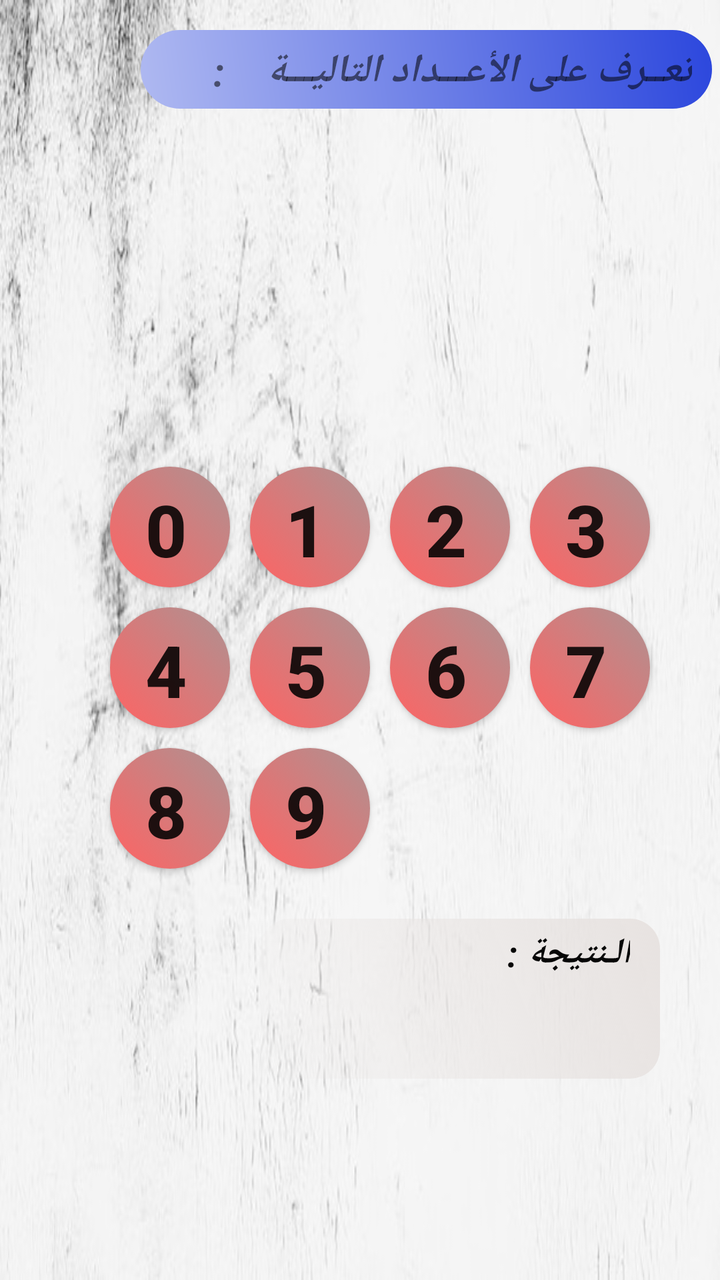
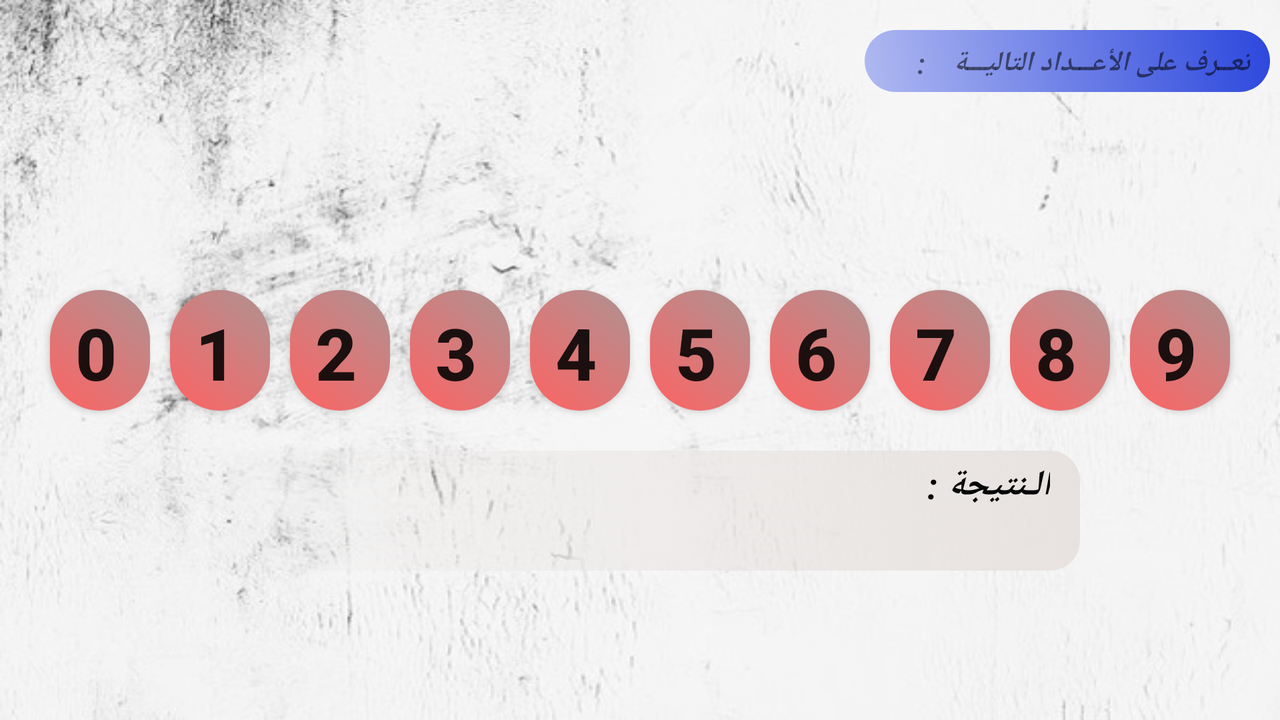

One screen, two layout resources from the same app: the default and the repository's alternative for another configuration. Each is rendered where Android would select it; the XML of both is given below.
<!-- AndroidManifest.xml: application theme AppTheme -->
<!-- res/layout/activity_math_number.xml -->
<?xml version="1.0" encoding="utf-8"?>
<RelativeLayout xmlns:android="http://schemas.android.com/apk/res/android"
    xmlns:app="http://schemas.android.com/apk/res-auto"
    xmlns:tools="http://schemas.android.com/tools"
    android:layout_width="match_parent"
    android:layout_height="match_parent"
    android:background="@drawable/image_bck"
    tools:context=".math_number">

    <TextView
        android:id="@+id/textResul3"
        android:layout_width="@dimen/dmn_200_dp"
        android:layout_height="@dimen/dmn_80_dp"
        android:layout_below="@+id/grid"
        android:layout_alignEnd="@+id/grid"
        android:layout_marginTop="@dimen/dmn_20_dp"
        android:layout_marginEnd="0dp"
        android:background="@drawable/background_resulta_text"
        android:gravity="center"
        android:textAlignment="center"
        android:textColor="#1ECF67"
        android:textSize="@dimen/dmn_18_sp"
        android:textStyle="italic"
        app:layout_constraintEnd_toEndOf="parent"
        app:layout_constraintStart_toStartOf="parent"
        app:layout_constraintTop_toBottomOf="@+id/btn_sup" />

    <TextView
        android:id="@+id/textView2"
        android:layout_width="wrap_content"
        android:layout_height="wrap_content"
        android:layout_alignTop="@+id/textResul3"
        android:layout_alignEnd="@+id/textResul3"
        android:layout_marginTop="5dp"
        android:layout_marginEnd="15dp"
        android:text="الـنتيجة :"
        android:textColor="#070707"
        android:textSize="18sp"
        android:textStyle="bold|italic"
        app:layout_constraintEnd_toEndOf="@+id/textResul"
        app:layout_constraintTop_toTopOf="@+id/textResul" />

    <GridLayout
        android:id="@+id/grid"
        android:layout_width="wrap_content"
        android:layout_height="wrap_content"
        android:layout_below="@+id/image_view_nbr"
        android:layout_alignParentStart="true"
        android:layout_marginStart="50dp"
        android:layout_marginLeft="5dp"
        android:layout_marginTop="10dp"
        android:layout_marginEnd="5dp"
        android:layout_marginRight="5dp"
        android:columnCount="5"
        android:rowCount="5">

        <Button
            android:id="@+id/b0"
            android:layout_width="@dimen/dmn_60_dp"
            android:layout_height="wrap_content"
            android:layout_row="0"
            android:layout_column="0"
            android:layout_margin="5dp"
            android:background="@drawable/button_etudient"
            android:text="0"
            android:textSize="36sp"
            android:textStyle="bold" />

        <Button
            android:id="@+id/b1"
            android:layout_width="@dimen/dmn_60_dp"
            android:layout_height="wrap_content"
            android:layout_row="0"
            android:layout_column="1"
            android:layout_margin="5dp"
            android:background="@drawable/button_etudient"
            android:text="1"
            android:textSize="36sp"
            android:textStyle="bold" />

        <Button
            android:id="@+id/b2"
            android:layout_width="@dimen/dmn_60_dp"
            android:layout_height="wrap_content"
            android:layout_row="0"
            android:layout_column="2"
            android:layout_margin="5dp"
            android:background="@drawable/button_etudient"
            android:text="2"
            android:textSize="36sp"
            android:textStyle="bold" />

        <Button
            android:id="@+id/b3"
            android:layout_width="@dimen/dmn_60_dp"
            android:layout_height="wrap_content"
            android:layout_row="0"
            android:layout_column="3"
            android:layout_margin="5dp"
            android:background="@drawable/button_etudient"
            android:text="3"
            android:textSize="36sp"
            android:textStyle="bold" />

        <Button
            android:id="@+id/b4"
            android:layout_width="@dimen/dmn_60_dp"
            android:layout_height="wrap_content"
            android:layout_row="1"
            android:layout_column="0"
            android:layout_margin="5dp"
            android:background="@drawable/button_etudient"
            android:text="4"
            android:textSize="36sp"
            android:textStyle="bold" />

        <Button
            android:id="@+id/b5"
            android:layout_width="@dimen/dmn_60_dp"
            android:layout_height="wrap_content"
            android:layout_row="1"
            android:layout_column="1"
            android:layout_margin="5dp"
            android:background="@drawable/button_etudient"
            android:text="5"
            android:textSize="36sp"
            android:textStyle="bold" />

        <Button
            android:id="@+id/b6"
            android:layout_width="@dimen/dmn_60_dp"
            android:layout_height="wrap_content"
            android:layout_row="1"
            android:layout_column="2"
            android:layout_margin="5dp"
            android:background="@drawable/button_etudient"
            android:text="6"
            android:textSize="36sp"
            android:textStyle="bold" />

        <Button
            android:id="@+id/b7"
            android:layout_width="@dimen/dmn_60_dp"
            android:layout_height="wrap_content"
            android:layout_row="1"
            android:layout_column="3"
            android:layout_margin="5dp"
            android:background="@drawable/button_etudient"
            android:text="7"
            android:textSize="36sp"
            android:textStyle="bold" />

        <Button
            android:id="@+id/b8"
            android:layout_width="@dimen/dmn_60_dp"
            android:layout_height="wrap_content"
            android:layout_row="2"
            android:layout_column="0"
            android:layout_margin="5dp"
            android:background="@drawable/button_etudient"
            android:text="8"
            android:textSize="36sp"
            android:textStyle="bold" />

        <Button
            android:id="@+id/b9"
            android:layout_width="@dimen/dmn_60_dp"
            android:layout_height="wrap_content"
            android:layout_row="2"
            android:layout_column="1"
            android:layout_margin="5dp"
            android:background="@drawable/button_etudient"
            android:text="9"
            android:textSize="36sp"
            android:textStyle="bold" />


    </GridLayout>

    <ImageView
        android:id="@+id/image_view_nbr"
        android:layout_width="wrap_content"
        android:layout_height="154dp"
        android:layout_below="@+id/textView14"
        android:layout_alignParentStart="true"
        android:layout_alignParentEnd="true"
        android:layout_marginStart="@dimen/dmn_50_dp"
        android:layout_marginTop="10dp"
        android:layout_marginEnd="@dimen/dmn_50_dp" />

    <TextView
        android:id="@+id/textView14"
        android:layout_width="wrap_content"
        android:layout_height="wrap_content"
        android:layout_alignParentTop="true"
        android:layout_alignParentEnd="true"
        android:layout_marginTop="15dp"
        android:layout_marginEnd="4dp"
        android:background="@drawable/backgraund_text"
        android:paddingLeft="10dp"
        android:paddingEnd="10dp"
        android:text="تعــرف على الأعـــداد التاليـــة    :      "
        android:textSize="20sp"
        android:textStyle="bold|italic" />

    <Button
        android:id="@+id/btn_quiter"
        android:layout_width="@dimen/dmn_60_dp"
        android:layout_height="@dimen/dmn_60_dp"
        android:layout_alignParentStart="true"
        android:layout_alignParentTop="true"
        android:layout_marginStart="@dimen/dmn_30_dp"
        android:layout_marginTop="500dp"
        android:layout_marginEnd="44dp"
        android:layout_toStartOf="@+id/textResul3"
        android:background="@drawable/iconback" />

</RelativeLayout>
<!-- resources referenced by this layout -->
<resources>
  <dimen name="dmn_18_sp">18sp</dimen>
  <dimen name="dmn_200_dp">200dp</dimen>
  <dimen name="dmn_20_dp">20dp</dimen>
  <dimen name="dmn_30_dp">30dp</dimen>
  <dimen name="dmn_50_dp">50dp</dimen>
  <dimen name="dmn_60_dp">60dp</dimen>
  <dimen name="dmn_80_dp">80dp</dimen>
  <!-- drawable backgraund_text (drawable-v24) -->
  <?xml version="1.0" encoding="utf-8"?>
  <shape xmlns:android="http://schemas.android.com/apk/res/android"
      android:shape="rectangle">
      <corners android:radius="160dp"/>
      <padding android:bottom="5dp"
          android:left="6dp"
          android:right="10dp"
          android:top="7dp"/>
  
      <gradient android:startColor="#FFAFB9F1" android:endColor="#FF2C47DD"
          android:angle="45"/>
  
  </shape>
  <!-- drawable background_resulta_text (drawable-v24) -->
  <?xml version="1.0" encoding="utf-8"?>
  <shape xmlns:android="http://schemas.android.com/apk/res/android"
      android:shape="rectangle">
      <corners android:radius="15dp"/>
      <padding android:bottom="5dp"
          android:left="6dp"
          android:right="10dp"
          android:top="7dp"/>
  
      <gradient  android:endColor="#E7E2E0"
          android:angle="45"/>
  
  </shape>
  <!-- drawable button_etudient (drawable-v24) -->
  <?xml version="1.0" encoding="utf-8"?>
  <selector xmlns:android="http://schemas.android.com/apk/res/android">
      <item android:state_pressed="true">
          <shape xmlns:android="http://schemas.android.com/apk/res/android"
              android:shape="rectangle">
              <corners android:radius="150dp"/>
              <padding android:bottom="5dp"
                  android:left="6dp"
                  android:right="10dp"
                  android:top="7dp"/>
              <solid android:color="#ef4444"></solid>
              <stroke android:color="@color/colorPrimary" android:width="1dp"/>
          </shape>
      </item>
      <item>
          <shape xmlns:android="http://schemas.android.com/apk/res/android"
              android:shape="rectangle">
              <corners android:radius="150dp"/>
              <padding android:bottom="5dp"
                  android:left="6dp"
                  android:right="10dp"
                  android:top="7dp"/>
  
              <gradient android:startColor="#FFFF6363" android:endColor="#FFAD9292"
                  android:angle="45"/>
  
          </shape>
      </item>
  
  </selector>
  <!-- drawable image_bck: jpg bitmap (drawable-v24, 62187 bytes) -->
  <style name="AppTheme" parent="Theme.AppCompat.Light.NoActionBar">
          
          <item name="colorPrimary">@color/colorPrimary</item>
          <item name="colorPrimaryDark">@color/colorPrimaryDark</item>
          <item name="colorAccent">@color/colorAccent</item>
       </style>
  <color name="colorPrimary">#3F51B5</color>
  <color name="colorPrimaryDark">#3F51B5</color>
  <color name="colorAccent">#64b5f6</color>
</resources>
<!-- res/layout-land/activity_math_number.xml (the repository's variant of the layout above) -->
<!-- drawn on the phone turned sideways -->
<?xml version="1.0" encoding="utf-8"?>
<RelativeLayout xmlns:android="http://schemas.android.com/apk/res/android"
    xmlns:app="http://schemas.android.com/apk/res-auto"
    xmlns:tools="http://schemas.android.com/tools"
    android:layout_width="match_parent"
    android:layout_height="match_parent"
    android:background="@drawable/image_bck"
    tools:context=".math_number">

    <TextView
        android:id="@+id/textResul3"
        android:layout_width="340dp"
        android:layout_height="@dimen/dmn_60_dp"
        android:layout_below="@+id/grid"
        android:layout_alignStart="@+id/grid"
        android:layout_alignEnd="@+id/grid"
        android:layout_marginStart="@dimen/dmn_80_dp"
        android:layout_marginTop="10dp"
        android:layout_marginEnd="@dimen/dmn_80_dp"
        android:background="@drawable/background_resulta_text"
        android:gravity="center"
        android:textAlignment="center"
        android:textColor="#1ECF67"
        android:textSize="30sp"
        android:textStyle="italic"
        app:layout_constraintEnd_toEndOf="parent"
        app:layout_constraintStart_toStartOf="parent"
        app:layout_constraintTop_toBottomOf="@+id/btn_sup" />

    <TextView
        android:id="@+id/textView2"
        android:layout_width="wrap_content"
        android:layout_height="wrap_content"
        android:layout_alignTop="@+id/textResul3"
        android:layout_alignEnd="@+id/textResul3"
        android:layout_marginTop="5dp"
        android:layout_marginEnd="15dp"
        android:text="الـنتيجة :"
        android:textColor="#070707"
        android:textSize="18sp"
        android:textStyle="bold|italic"
        app:layout_constraintEnd_toEndOf="@+id/textResul"
        app:layout_constraintTop_toTopOf="@+id/textResul" />

    <GridLayout
        android:id="@+id/grid"
        android:layout_width="wrap_content"
        android:layout_height="wrap_content"
        android:layout_below="@+id/image_view_nbr"
        android:layout_alignParentStart="true"
        android:layout_marginStart="@dimen/dmn_20_dp"
        android:layout_marginLeft="5dp"
        android:layout_marginTop="10dp"
        android:layout_marginRight="5dp"
        android:layout_marginBottom="5dp"
        android:columnCount="10"
        android:foregroundGravity="center"
        android:rowCount="1">

        <Button
            android:id="@+id/b0"
            android:layout_width="@dimen/dmn_50_dp"
            android:layout_height="wrap_content"
            android:layout_row="0"
            android:layout_column="0"
            android:layout_margin="5dp"
            android:background="@drawable/button_etudient"
            android:text="0"
            android:textSize="36sp"
            android:textStyle="bold" />

        <Button
            android:id="@+id/b1"
            android:layout_width="@dimen/dmn_50_dp"
            android:layout_height="wrap_content"
            android:layout_row="0"
            android:layout_column="1"
            android:layout_margin="5dp"
            android:background="@drawable/button_etudient"
            android:text="1"
            android:textSize="36sp"
            android:textStyle="bold" />

        <Button
            android:id="@+id/b2"
            android:layout_width="@dimen/dmn_50_dp"
            android:layout_height="wrap_content"
            android:layout_row="0"
            android:layout_column="2"
            android:layout_margin="5dp"
            android:background="@drawable/button_etudient"
            android:text="2"
            android:textSize="36sp"
            android:textStyle="bold" />

        <Button
            android:id="@+id/b3"
            android:layout_width="@dimen/dmn_50_dp"
            android:layout_height="wrap_content"
            android:layout_row="0"
            android:layout_column="3"
            android:layout_margin="5dp"
            android:background="@drawable/button_etudient"
            android:text="3"
            android:textSize="36sp"
            android:textStyle="bold" />

        <Button
            android:id="@+id/b4"
            android:layout_width="@dimen/dmn_50_dp"
            android:layout_height="wrap_content"
            android:layout_row="0"
            android:layout_column="4"
            android:layout_margin="5dp"
            android:background="@drawable/button_etudient"
            android:text="4"
            android:textSize="36sp"
            android:textStyle="bold" />

        <Button
            android:id="@+id/b5"
            android:layout_width="@dimen/dmn_50_dp"
            android:layout_height="wrap_content"
            android:layout_row="0"
            android:layout_column="5"
            android:layout_margin="5dp"
            android:background="@drawable/button_etudient"
            android:text="5"
            android:textSize="36sp"
            android:textStyle="bold" />

        <Button
            android:id="@+id/b6"
            android:layout_width="@dimen/dmn_50_dp"
            android:layout_height="wrap_content"
            android:layout_row="0"
            android:layout_column="6"
            android:layout_margin="5dp"
            android:background="@drawable/button_etudient"
            android:text="6"
            android:textSize="36sp"
            android:textStyle="bold" />

        <Button
            android:id="@+id/b7"
            android:layout_width="@dimen/dmn_50_dp"
            android:layout_height="wrap_content"
            android:layout_row="0"
            android:layout_column="7"
            android:layout_margin="5dp"
            android:background="@drawable/button_etudient"
            android:text="7"
            android:textSize="36sp"
            android:textStyle="bold" />

        <Button
            android:id="@+id/b8"
            android:layout_width="@dimen/dmn_50_dp"
            android:layout_height="wrap_content"
            android:layout_row="0"
            android:layout_column="8"
            android:layout_margin="5dp"
            android:background="@drawable/button_etudient"
            android:text="8"
            android:textSize="36sp"
            android:textStyle="bold" />

        <Button
            android:id="@+id/b9"
            android:layout_width="@dimen/dmn_50_dp"
            android:layout_height="wrap_content"
            android:layout_row="0"
            android:layout_column="9"
            android:layout_margin="5dp"
            android:background="@drawable/button_etudient"
            android:text="9"
            android:textSize="36sp"
            android:textStyle="bold" />


    </GridLayout>

    <ImageView
        android:id="@+id/image_view_nbr"
        android:layout_width="wrap_content"
        android:layout_height="@dimen/dmn_120_dp"
        android:layout_alignParentStart="true"
        android:layout_alignParentTop="true"
        android:layout_alignParentEnd="true"
        android:layout_marginStart="160dp"
        android:layout_marginTop="10dp"
        android:layout_marginEnd="@dimen/dmn_200_dp" />

    <TextView
        android:id="@+id/textView14"
        android:layout_width="wrap_content"
        android:layout_height="wrap_content"
        android:layout_alignParentTop="true"
        android:layout_alignParentEnd="true"
        android:layout_marginTop="15dp"
        android:layout_marginEnd="5dp"
        android:background="@drawable/backgraund_text"
        android:text="تعــرف على الأعـــداد التاليـــة    :      "
        android:textSize="14sp"
        android:textStyle="bold|italic" />

    <Button
        android:id="@+id/btn_quiter"
        android:layout_width="@dimen/dmn_60_dp"
        android:layout_height="wrap_content"
        android:layout_alignParentStart="true"
        android:layout_alignParentTop="true"
        android:layout_marginStart="@dimen/dmn_30_dp"
        android:layout_marginTop="@dimen/dmn_30_dp"
        android:background="@drawable/iconback" />

</RelativeLayout>
<!-- resources referenced by the variant -->
<!-- as the phone turned sideways resolves them -->
<resources>
  <dimen name="dmn_120_dp">120dp</dimen>
  <dimen name="dmn_200_dp">200dp</dimen>
  <dimen name="dmn_20_dp">20dp</dimen>
  <dimen name="dmn_30_dp">30dp</dimen>
  <dimen name="dmn_50_dp">50dp</dimen>
  <dimen name="dmn_60_dp">60dp</dimen>
  <dimen name="dmn_80_dp">80dp</dimen>
  <!-- drawable backgraund_text (drawable-v24) -->
  <?xml version="1.0" encoding="utf-8"?>
  <shape xmlns:android="http://schemas.android.com/apk/res/android"
      android:shape="rectangle">
      <corners android:radius="160dp"/>
      <padding android:bottom="5dp"
          android:left="6dp"
          android:right="10dp"
          android:top="7dp"/>
  
      <gradient android:startColor="#FFAFB9F1" android:endColor="#FF2C47DD"
          android:angle="45"/>
  
  </shape>
  <!-- drawable background_resulta_text (drawable-v24) -->
  <?xml version="1.0" encoding="utf-8"?>
  <shape xmlns:android="http://schemas.android.com/apk/res/android"
      android:shape="rectangle">
      <corners android:radius="15dp"/>
      <padding android:bottom="5dp"
          android:left="6dp"
          android:right="10dp"
          android:top="7dp"/>
  
      <gradient  android:endColor="#E7E2E0"
          android:angle="45"/>
  
  </shape>
  <!-- drawable button_etudient (drawable-v24) -->
  <?xml version="1.0" encoding="utf-8"?>
  <selector xmlns:android="http://schemas.android.com/apk/res/android">
      <item android:state_pressed="true">
          <shape xmlns:android="http://schemas.android.com/apk/res/android"
              android:shape="rectangle">
              <corners android:radius="150dp"/>
              <padding android:bottom="5dp"
                  android:left="6dp"
                  android:right="10dp"
                  android:top="7dp"/>
              <solid android:color="#ef4444"></solid>
              <stroke android:color="@color/colorPrimary" android:width="1dp"/>
          </shape>
      </item>
      <item>
          <shape xmlns:android="http://schemas.android.com/apk/res/android"
              android:shape="rectangle">
              <corners android:radius="150dp"/>
              <padding android:bottom="5dp"
                  android:left="6dp"
                  android:right="10dp"
                  android:top="7dp"/>
  
              <gradient android:startColor="#FFFF6363" android:endColor="#FFAD9292"
                  android:angle="45"/>
  
          </shape>
      </item>
  
  </selector>
  <!-- drawable image_bck: jpg bitmap (drawable-v24, 62187 bytes) -->
  <style name="AppTheme" parent="Theme.AppCompat.Light.NoActionBar">
          
          <item name="colorPrimary">@color/colorPrimary</item>
          <item name="colorPrimaryDark">@color/colorPrimaryDark</item>
          <item name="colorAccent">@color/colorAccent</item>
       </style>
  <color name="colorPrimary">#3F51B5</color>
  <color name="colorPrimaryDark">#3F51B5</color>
  <color name="colorAccent">#64b5f6</color>
</resources>
